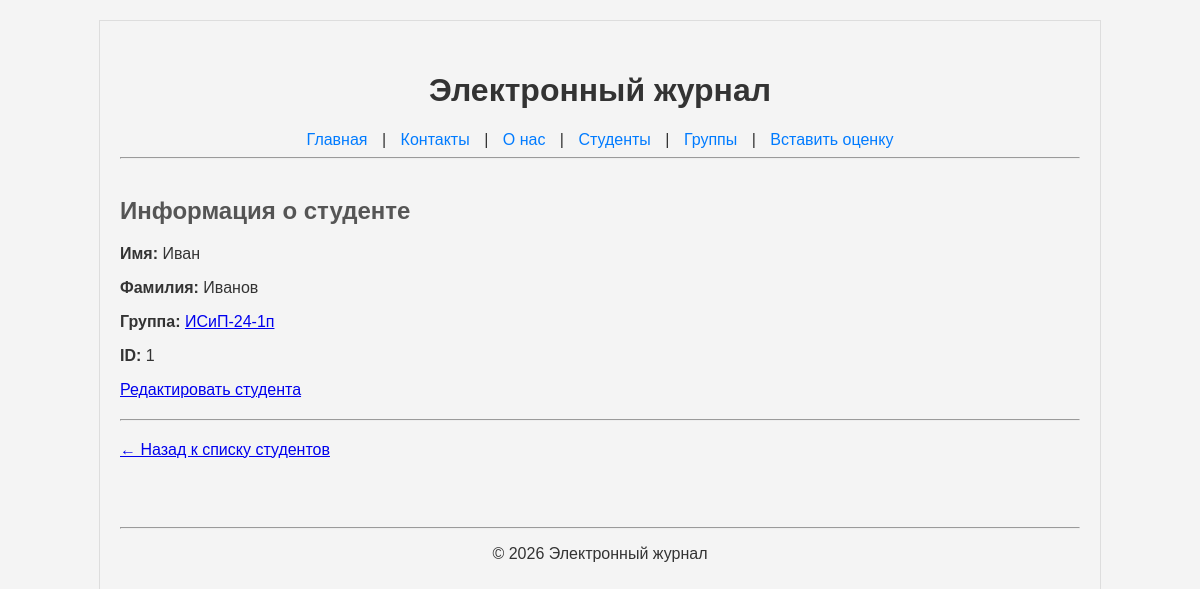
Screenshot of /student/1/ with the database file from the repository.
### journal/models.py (models this page shows, shortened)
class Student(models.Model):
    first_name = models.CharField(max_length=50)
    last_name = models.CharField(max_length=50)
    group = models.ForeignKey(Group, on_delete=models.CASCADE, related_name='students')

class Group(models.Model):
    name = models.CharField(max_length=100)
    comment = models.TextField(blank=True, null=True)
    def __str__(self):
        return self.name

### journal/views.py (the view)
# urls.py: path('student/<int:student_id>/', views.student_detail_view, name='student_detail'),
def student_detail_view(request, student_id):
    student = Student.objects.get(pk=student_id)
    context = {
        'student': student
    }
    return render(request, 'journal/student_detail.html', context)

### journal/templates/journal/student_detail.html (shortened to what this page needs)
{% extends 'base.html' %}
{% block content %}
    <h2>Информация о студенте</h2>
    <p><strong>Имя:</strong> {{ student.first_name }}</p>
    <p><strong>Фамилия:</strong> {{ student.last_name }}</p>
    <p><strong>Группа:</strong>
        <a href="{% url 'group_detail' group_id=student.group.id %}">
            {{ student.group }}
        </a>
    </p>
    <p><strong>ID:</strong> {{ student.id }}</p>
    <p><a href="{% url 'student_edit' student_id=student.id %}">Редактировать студента</a></p>
    <hr style="margin: 20px 0;">
    <a href="{% url 'students' %}">← Назад к списку студентов</a>
{% endblock %}

### static/css/style.css (style rules this page uses)
body { font-family: sans-serif; background-color: #f4f4f4; color: #333; width: 80%; max-width: 960px; margin: 20px auto; border: 1px solid #ddd; padding: 20px; }
main h2 { color: #555 }

### rows the page displays
Student: first_name "Иван", last_name "Иванов", group "ИСиП-24-1п", id "1"
